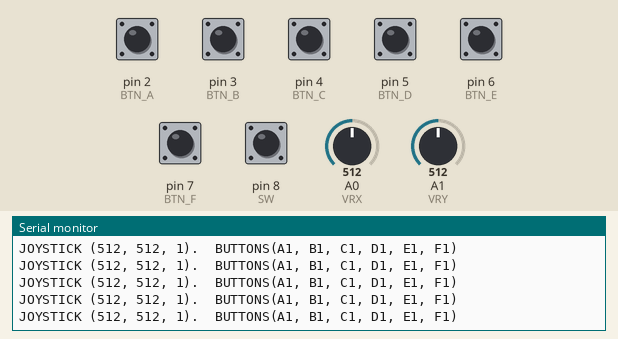
Simulated run of this sketch. Board: Arduino Uno, built with avr-gcc and run on an emulated ATmega328P. On the bench: the last lines printed to the serial monitor. The test bench sets the inputs (shaded band); at power-on: pin 2 (BTN_A), pin 3 (BTN_B), pin 4 (BTN_C), pin 5 (BTN_D), pin 6 (BTN_E), pin 7 (BTN_F), pin 8 (SW) HIGH, A0 (VRX) = 512, A1 (VRY) = 512.

Above: at 1.2 s.
1.3 s: A0 (VRX) set to 106
At 1.4 s:
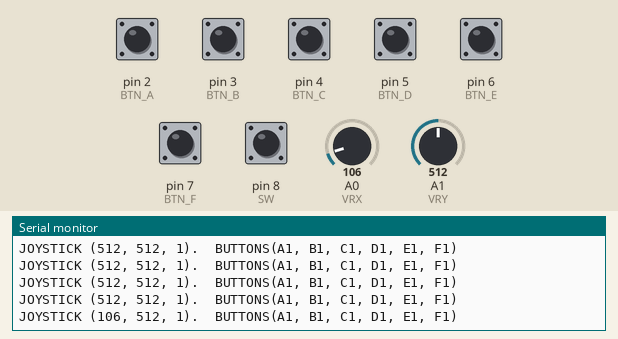
4.3 s: A0 (VRX) set to 93
At 4.32 s:
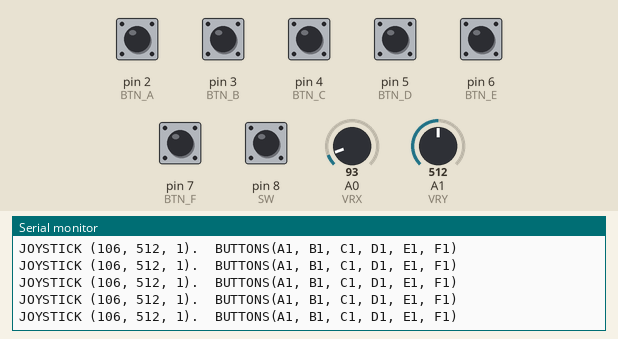
7.3 s: A1 (VRY) set to 108
At 7.35 s:
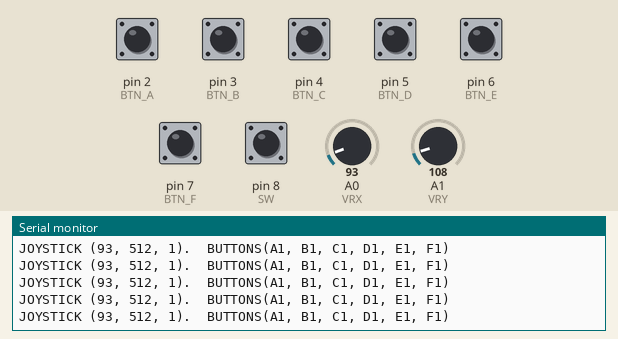
10.3 s: A1 (VRY) set to 93
At 10.32 s:
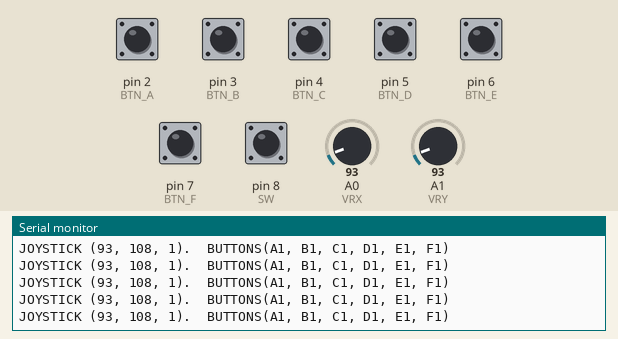
16.3 s: A1 (VRY) set to 11
At 16.34 s:
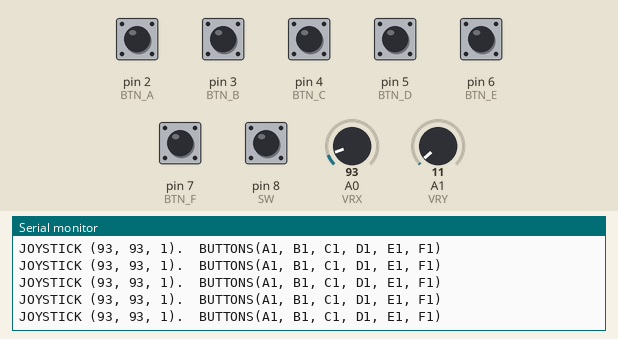
19.3 s: A1 (VRY) set to 8
At 19.31 s:
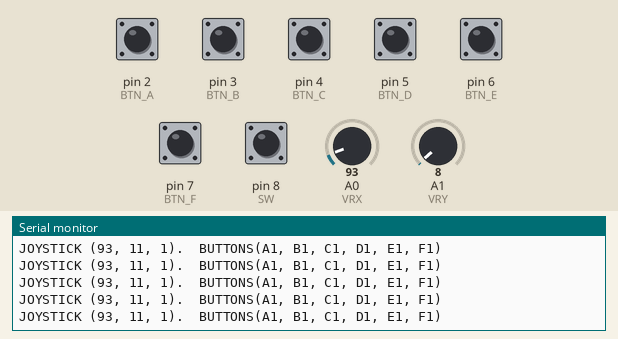
Timing chart, 0 to 22.3 s (numbered marks = the images above; inputs shaded):
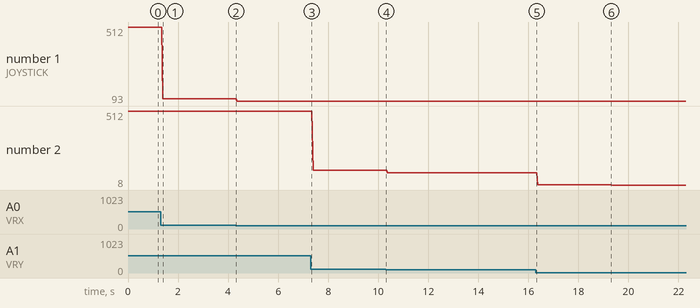

The sketch:

joystickShield.ino
```cpp
/*
  Vitaliy Polyakov (c), polyakov.vs@mail.ru, 2024
  Joystick Shield.
*/

#define VRX A0    // A0
#define VRY A1    // A1
#define SW 8      // D8

#define BTN_A 2   // D2
#define BTN_B 3   // D3
#define BTN_C 4   // D4
#define BTN_D 5   // D5
#define BTN_E 6   // D6
#define BTN_F 7   // D7

void setup() {
  Serial.begin(9600);

  pinMode(VRX, INPUT);
  pinMode(VRY, INPUT);
  pinMode(SW, INPUT_PULLUP);

  pinMode(BTN_A, INPUT_PULLUP);
  pinMode(BTN_B, INPUT_PULLUP);
  pinMode(BTN_C, INPUT_PULLUP);
  pinMode(BTN_D, INPUT_PULLUP);
  pinMode(BTN_E, INPUT_PULLUP);
  pinMode(BTN_F, INPUT_PULLUP);
}

void loop() {
  printData();
}

void printData() {

  Serial.print("JOYSTICK (");
  Serial.print(analogRead(VRX));
  Serial.print(", ");
  Serial.print(analogRead(VRY));
  Serial.print(", ");
  Serial.print(digitalRead(SW));
  Serial.print(").\t");

  Serial.print("BUTTONS(");
  Serial.print("A");
  Serial.print(digitalRead(BTN_A));
  Serial.print(", ");

  Serial.print("B");
  Serial.print(digitalRead(BTN_B));
  Serial.print(", ");

  Serial.print("C");
  Serial.print(digitalRead(BTN_C));
  Serial.print(", ");

  Serial.print("D");
  Serial.print(digitalRead(BTN_D));
  Serial.print(", ");

  Serial.print("E");
  Serial.print(digitalRead(BTN_E));
  Serial.print(", ");

  Serial.print("F");
  Serial.print(digitalRead(BTN_F));
  Serial.print(")");

  Serial.print("\n");
}
```

Measured:
- after the input at 1.3 s, the serial monitor: prints a new line after 0.10 s (image 1)
- plotted number 1: 512 → 106 after the input at 1.3 s, 106 → 93 after the input at 4.3 s
- plotted number 2: 512 → 108 after the input at 7.3 s, 93 → 11 after the input at 16.3 s, 11 → 8 after the input at 19.3 s
